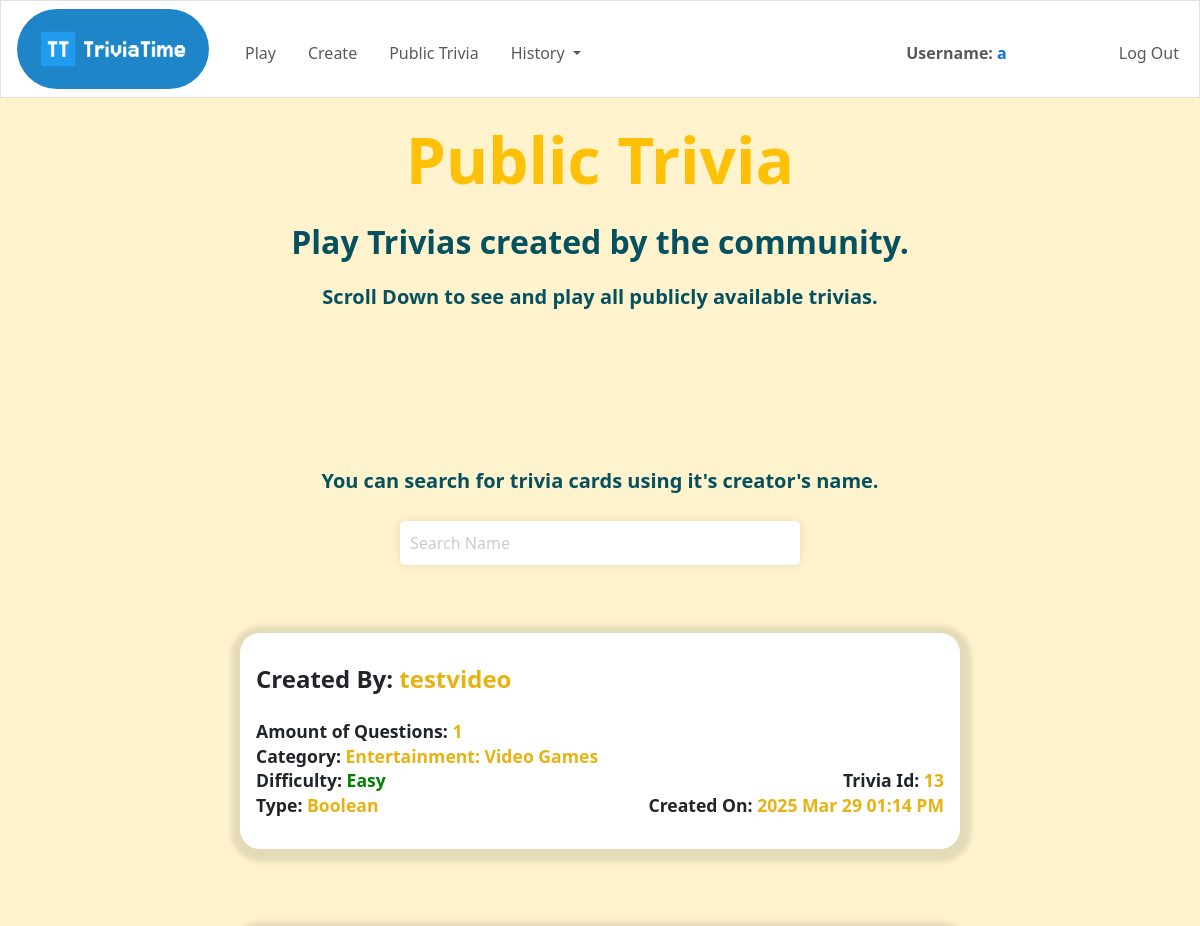
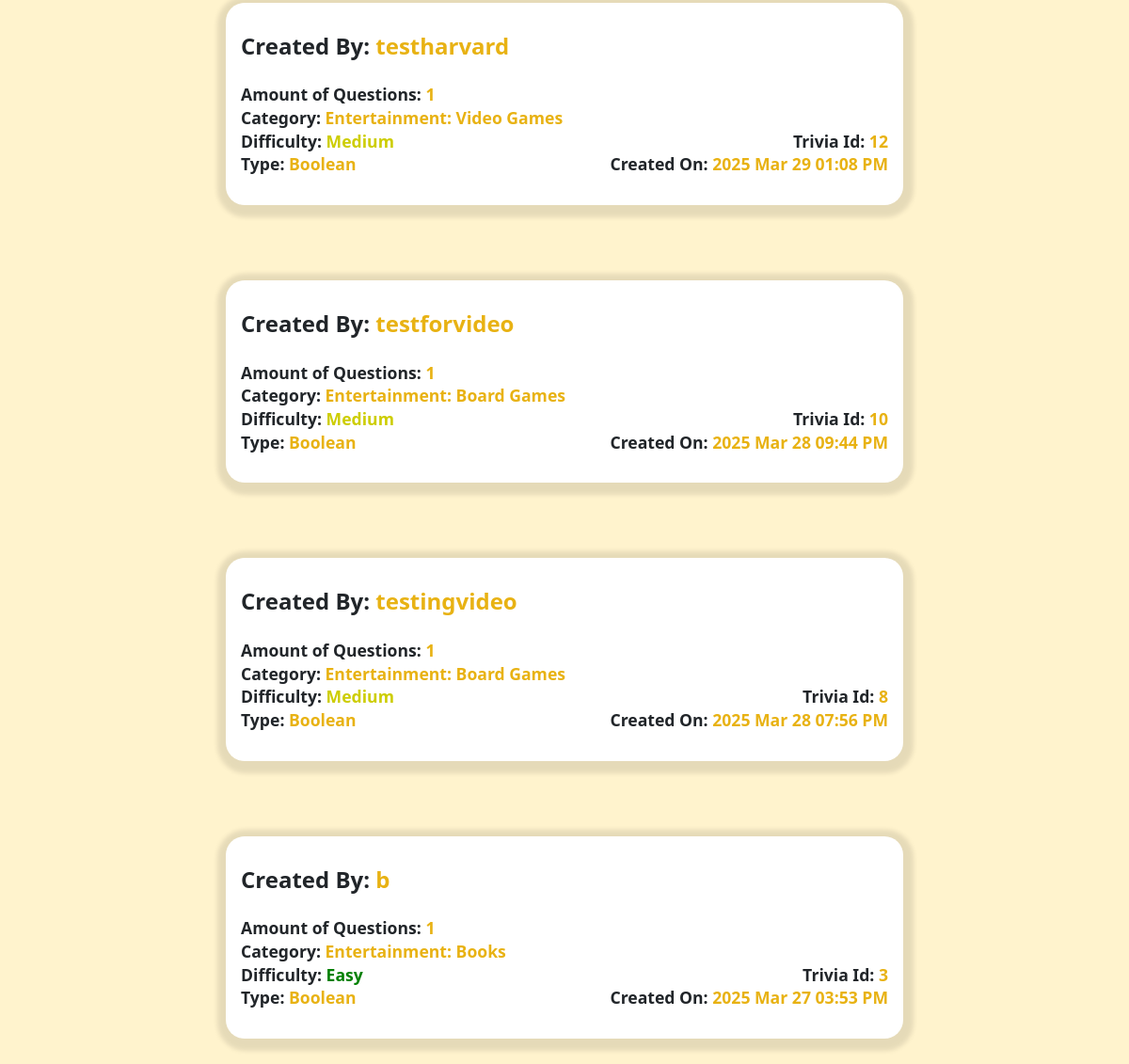
The page /public-trivia (signed in) on the database its author committed (2 pictures, top to bottom).
### tables this page shows
CREATE TABLE "trivias" (id INTEGER, trivia TEXT NOT NULL, category TEXT NOT NULL, number_of_questions INTEGER NOT NULL, difficulty TEXT NOT NULL, type_of_questions TEXT NOT NULL, visibility TEXT NOT NULL, creation_date INTEGER NOT NULL, PRIMARY KEY(id));

CREATE TABLE users (id INTEGER, username TEXT NOT NULL UNIQUE, password TEXT NOT NULL, PRIMARY KEY(id));

### app.py (the view)
@app.route("/public-trivia")
def public_trivia():
    db = get_database()
    cursor = db.cursor()
    created_trivias = cursor.execute(
        "SELECT users.id AS user_id,users.username,trivias.id AS trivia_id, trivias.trivia, trivias.category, "
        "trivias.number_of_questions, trivias.difficulty, trivias.type_of_questions, trivias.visibility, "
        "trivias.creation_date FROM created_trivias JOIN trivias ON "
        "created_trivias.trivia_id = trivias.id JOIN users ON created_trivias.user_id = users.id WHERE "
        "trivias.visibility = 'public' ORDER BY creation_date DESC;").fetchall()
    db.close()
    created_trivias = list(created_trivias)
    for i in range(len(created_trivias)):
        created_trivias[i] = list(created_trivias[i])
        created_trivias[i][3] = db_convert_to_valid_trivia(created_trivias[i][3])
    print(created_trivias)
    return render_template("public-trivia.html", createdTrivias=created_trivias)

### app.py (called while the page is built)
def db_convert_to_valid_trivia(results):
    results = json.loads(results)
    for result in results:
        if isinstance(result["incorrect_answers"], str):
            result["incorrect_answers"] = ast.literal_eval(result["incorrect_answers"])
    return results

def get_database():
    return sqlite3.connect(database)

### templates/public-trivia.html (shortened to what this page needs)
{% extends "layout.html" %}
{% block body %}
<main class="mt-4">
    <div class="text-center">
        <h1 class="mb-4 text-warning fw-bold" style="font-size:4em">Public Trivia</h1>
        <h2 class="text-info-emphasis fw-bold mb-4">Play Trivias created by the community.</h2>
        <h5 class="text-info-emphasis fw-bold mb-4">Scroll Down to see and play all publicly available trivias.</h5>
    </div>
    <div style="margin-top:10em; align-items: center">
        <h5 class="text-info-emphasis text-center fw-bold">You can search for trivia cards using it's creator's name.</h5>
        <div class="d-flex mb-5" style="justify-content:center;">
            <input id="find-trivia-card" type="text" placeholder="Search Name" autocomplete="off" autofocus>
        </div>
        {% for trivia in createdTrivias %}
        <form action="/choose-public-trivia" method="post" style="flex-direction: column;" class="d-flex align-items-center">
            <div class="trivia-card" style="margin-bottom: 5em" onclick="document.getElementById('submit-button-{{loop.index}}').click();">
                <h4 class="creator mb-4 fw-bold">Created By: <span class="trivia-card-name attribute-color">{{ trivia[1] }}</span></h4>
                <p class="fw-bold attribute-margin">Amount of Questions: <span class="attribute-color">{{ trivia[5] }}</span></p>
                <p class="fw-bold attribute-margin">Category: <span class="attribute-color">{{ trivia[4].title() }}</span></p>
                <div class="d-flex" style="justify-content: space-between">
                    <p class='fw-bold attribute-margin'>Difficulty: <span class="{{ trivia[6]}}">{{ trivia[6].capitalize()}}</span></p>
                    <p class='fw-bold attribute-margin'>Trivia Id: <span class="attribute-color">{{ trivia[2] }}</span></p>
                </div>
                <div class="d-flex" style="justify-content: space-between">
                    <p class='fw-bold attribute-margin'>Type: <span  class="attribute-color">{{ trivia[7].capitalize() }}</span></p>
                    <p class='fw-bold attribute-margin'>Created On: <span class="attribute-color">{{ trivia[9] }}</span></p>
                </div>
            </div>
        </form>
        {% endfor %}
    </div>
</main>
{% endblock %}

### static/styles.css (style rules this page uses)
html, body { height: 100%; }
.easy { color:green; }
.medium { color:#cdcd00; }

### templates/public-trivia.html (style rules this page uses)
body { background-color: #fff3cd; }
main { min-height: 100vh; padding-bottom: 10em; }
.trivia-card { background-color: white; width:60%; padding: 2em 1em; border-radius: 20px; box-shadow: 1px 3px 5px 10px rgba(0, 0, 0, 0.1); cursor:pointer; transition: background-color 0.2s; }
.attribute-margin { margin-bottom: -0.1em; font-size: 1.1em; }
.attribute-color { color:#e8b213 }
#find-trivia-card { padding: 10px; font-size: 16px; border: none; border-radius: 5px; box-shadow: 0 0 10px rgba(0, 0, 0, 0.1); width: 100%; max-width: 400px; margin: 20px auto; display: block; }
#find-trivia-card::placeholder { color: #ccc; }

### rows shown on the page
trivias: username "testvideo", number_of_questions "1", category "Entertainment: Video Games", difficulty "Easy", id "13", type_of_questions "Boolean", creation_date "2025 Mar 29 01:14 PM"
trivias: username "testharvard", number_of_questions "1", category "Entertainment: Video Games", difficulty "Medium", id "12", type_of_questions "Boolean", creation_date "2025 Mar 29 01:08 PM"
trivias: username "testforvideo", number_of_questions "1", category "Entertainment: Board Games", difficulty "Medium", id "10", type_of_questions "Boolean", creation_date "2025 Mar 28 09:44 PM"
trivias: username "testingvideo", number_of_questions "1", category "Entertainment: Board Games", difficulty "Medium", id "8", type_of_questions "Boolean", creation_date "2025 Mar 28 07:56 PM"
trivias: username "b", number_of_questions "1", category "Entertainment: Books", difficulty "Easy", id "3", type_of_questions "Boolean", creation_date "2025 Mar 27 03:53 PM"

### other values the page prints
{{ session['username'] }} "a"
